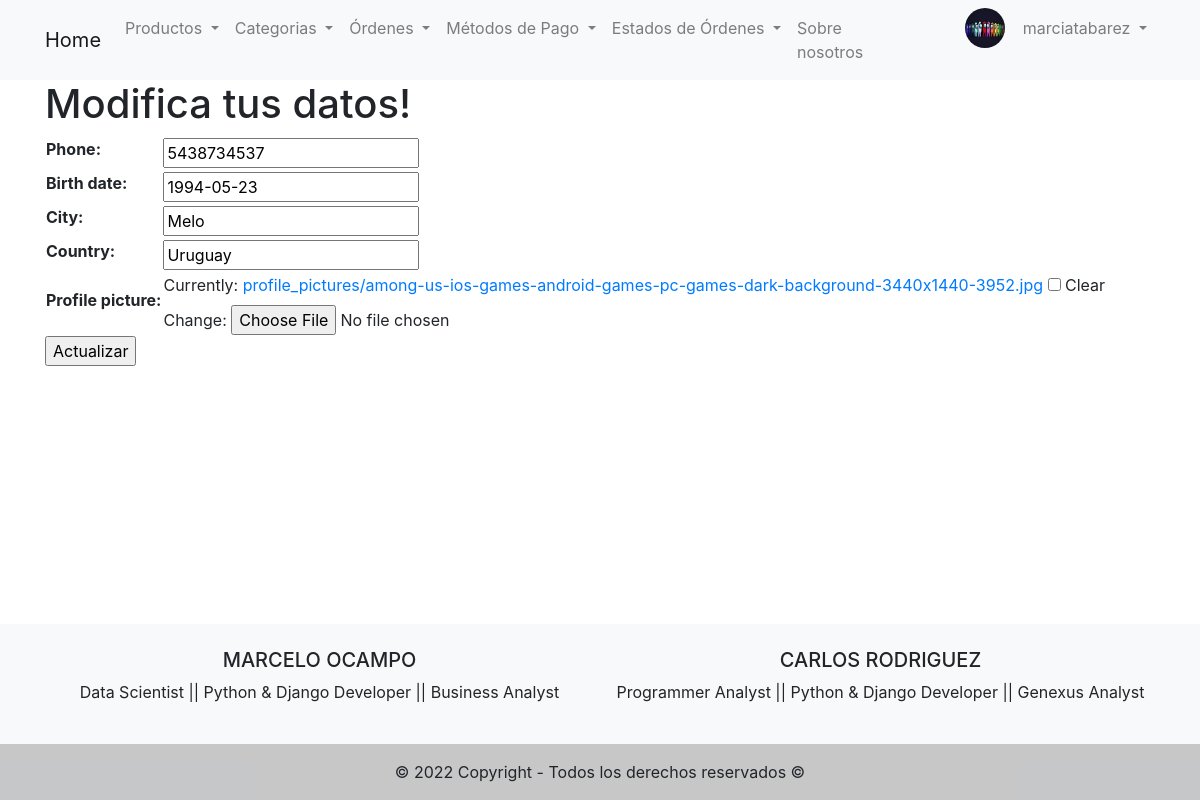
Screenshot of /users/update/profile/ (signed in) with the database file from the repository.
### users/models.py (models this page shows, shortened)
class ProfileUser(models.Model):
    user = models.OneToOneField(User, on_delete=models.CASCADE, related_name='profile_user')
    phone = models.CharField(max_length=20, blank=True)
    birth_date = models.DateField(null=True, blank=True)
    city = models.CharField(max_length=50, blank=True)
    country = models.CharField(max_length=50, blank=True)
    profile_picture = models.ImageField(upload_to='profile_pictures', blank=True)

### users/views.py (the view, shortened to what this page needs)
# urls.py: path('update/profile/', update_profile_user, name='update_profile_user'),
def update_profile_user(request):
    user = request.user
    if request.method == 'GET':
        form = UserProfileForm(initial={
            'phone': request.user.profile_user.phone,
            'birth_date': request.user.profile_user.birth_date,
            'city': request.user.profile_user.city,
            'country': request.user.profile_user.country,
            'profile_picture': request.user.profile_user.profile_picture
        })
        context = {
            'form': form
        }
        return render(request, 'users/update_profile.html', context=context)

### users/forms.py
class UserProfileForm(forms.ModelForm):
    class Meta:
        model = ProfileUser
        fields = ['phone', 'birth_date', 'city', 'country', 'profile_picture']

### templates/users/update_profile.html (shortened to what this page needs)
{% extends 'base.html' %}
{% block content %}
<h1>Modifica tus datos!</h1>
  {% if form %}
    <form action="" method="POST" enctype= "multipart/form-data">
        <table>
            {{form.as_table}}
        </table>
        <input type="submit" value="Actualizar">
    </form>
  {% endif %}
{% endblock %}

### templates/base.html (shortened to what this page needs)
<!DOCTYPE html>
<html lang="en">
<head>
    <link rel="stylesheet" href="https://cdn.jsdelivr.net/npm/bootstrap@4.6.2/dist/css/bootstrap.min.css">
</head>
<body>
    <header>
        <nav class="navbar navbar-expand-lg navbar-light bg-light">
            <div class="container">
              <a class="navbar-brand" href="/">Home</a>
              <div class="collapse navbar-collapse" id="navbarSupportedContent">
                <ul class="navbar-nav mx-auto">
                  <li class="nav-item dropdown">
                    <a class="nav-link dropdown-toggle" href="#" id="navbarDropdownMenuLink" data-toggle="dropdown" aria-haspopup="true" aria-expanded="false">
                      Productos
                    </a>
                  </li>
                  <li class="nav-item dropdown">
                    <a class="nav-link dropdown-toggle" href="#" id="navbarDropdownMenuLink" data-toggle="dropdown" aria-haspopup="true" aria-expanded="false">
                      Categorias
                    </a>
                  </li>
                  <li class="nav-item dropdown">
                    <a class="nav-link dropdown-toggle" href="#" id="navbarDropdownMenuLink" data-toggle="dropdown" aria-haspopup="true" aria-expanded="false">
                      Órdenes
                    </a>
                  </li>
                  <li class="nav-item dropdown">
                      <a class="nav-link dropdown-toggle" href="#" id="navbarDropdownMenuLink" data-toggle="dropdown" aria-haspopup="true" aria-expanded="false">
                        Métodos de Pago
                      </a>
                  </li>
                  <li class="nav-item dropdown">
                    <a class="nav-link dropdown-toggle" href="#" id="navbarDropdownMenuLink" data-toggle="dropdown" aria-haspopup="true" aria-expanded="false">
                      Estados de Órdenes
                    </a>
                  </li>
                  <li class="nav-item">
                    <a class="nav-link" href="/about-us/">Sobre nosotros</a>
                  </li>
                  {% if request.user.profile_user.profile_picture.url != '' and request.user.is_authenticated %}
                      <img src="{{request.user.profile_user.profile_picture.url}}" alt="profile_picture" width="40" height="40" style="border-radius: 50%; margin-left: 70px;">
                  {% endif %}
                  {% if request.user.is_authenticated %}
                  <li class="nav-item dropdown">
                    <a class="nav-link dropdown-toggle" href="#" id="navbarDropdownMenuLink" data-toggle="dropdown" aria-haspopup="true" aria-expanded="false" style= "margin-left: 10px;">
                      {{request.user.username}}
                    </a>
                  </li>
                  {% endif %}
                </ul>
              </div>
            </div>
          </nav>
    </header>
    <div>
      <div class="container">
        {% block content %}
        {% endblock  %}
      </div>
    </div>
<footer class="bg-light text-center text-lg-start">
  <div class="container p-4">
    <div class="row">
      <div class="col-lg-6 col-md-12 mb-4 mb-md-0">
        <h5 class="text-uppercase">Marcelo Ocampo</h5>
        <p>
          Data Scientist || Python & Django Developer  || Business Analyst
        </p>
      </div>
      <div class="col-lg-6 col-md-12 mb-4 mb-md-0">
        <h5 class="text-uppercase">Carlos Rodriguez</h5>
        <p>
          Programmer Analyst || Python & Django Developer || Genexus Analyst
        </p>
      </div>
    </div>
  </div>
  <div class="text-center p-3" style="background-color: rgba(0, 0, 0, 0.2);">
    © 2022 Copyright - Todos los derechos reservados ©
  </div>
</footer>
</body>
</html>

### templates/base.html (style rules this page uses)
html { width: 100%; height: 100%; margin: 0; }
footer { position: absolute; bottom: 0; width: 100%; }

### rows the page displays
ProfileUser: phone "5438734537", birth_date "1994-05-23", city "Melo", country "Uruguay"

### other values shown
{{ request.user.username }} "marciatabarez"
